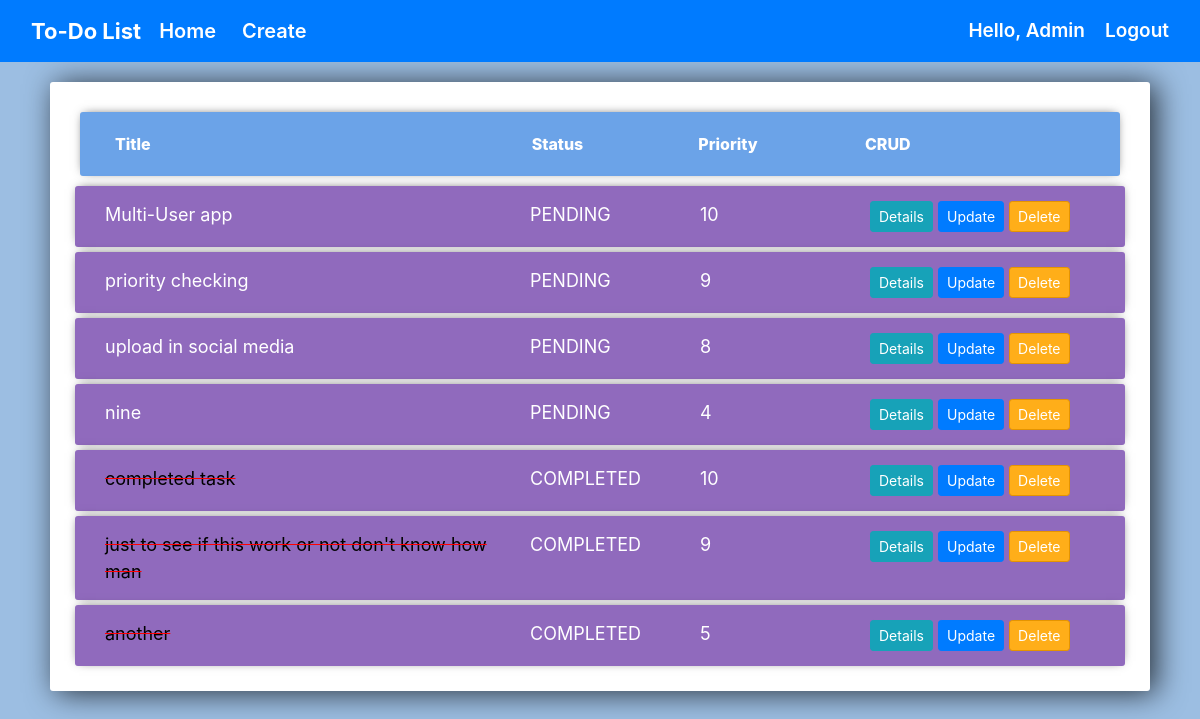
The page /todo/ (signed in) on the database its author committed.
### todo/models.py (models this page shows, shortened)
class TODO(models.Model):
    status_choices = [
    ('COMPLETED', 'COMPLETED'),
    ('PENDING', 'PENDING'),
    ]
    priority_choices = [
    (1,'1️'),
    (2, '2️'),
    (3, '3️'),
    (4, '4️'),
    (5, '5️'),
    (6, '6️'),
    (7, '7️'),
    (8, '8️'),
    (9, '9️'),
    (10, '10'),
    ]
    title = models.CharField(max_length=50)
    task = models.TextField(blank=False)
    status = models.CharField(max_length=20 , choices=status_choices)
    user  = models.ForeignKey(User  , on_delete= models.CASCADE, related_name='priority')
    date = models.DateTimeField(auto_now_add=True)
    priority = models.IntegerField(max_length=2 , choices=priority_choices)

### todo/views.py (the view)
# urls.py: 2. Add a URL to urlpatterns:  path('', views.home, name='home')
def home(request):
    if request.user.is_authenticated:
        user = request.user
        tasks = TODO.objects.filter(user = user).order_by('-status','-priority')
        myFilter = WorkFilter(request.GET, queryset = tasks)
        tasks = myFilter.qs
        context = {
            'tasks':tasks,
            'myFilter':myFilter
        }
        return render(request,'todo/list.html',context)

### todo/templates/todo/list.html (shortened to what this page needs)
{% extends 'todo/base.html' %}
{% load static %}
{% block body%}
	<link rel="stylesheet" href="https://stackpath.bootstrapcdn.com/bootstrap/4.3.1/css/bootstrap.min.css">
	<div class="center-column">
		<div class="item-nav">
			<div class="container">
				<div class="row">
					<div class="col-lg-5">
						<span>Title</span>
					</div>
					<div class="col-sm-2">
						<span >Status</span>
					</div>
					<div class="col-sm-2">
						<span >Priority</span>
					</div>
					<div class="col-md-3">
						<span>CRUD</span>
					</div>
				</div>
			</div>
		</div>
		<div class="todo-nav">
		{% for task in tasks %}
			<div class="item-row">
				<div class="container">
					<div class="row">
						<div class="col-lg-5">
							{% if task.status == 'COMPLETED' %}
								<strike style="color: red">
									<span style='color:black'>{{task.title}}</span>
								</strike>
							{%else%}
								<span>{{task.title}}</span>
							{% endif %}
						</div>
						<div class="col-sm-2">
							<span class="distance">{{task.status}}</span>
						</div>
						<div class="col-sm-2">
							<span class="distance">{{task.priority}}</span>
						</div>
						<div class="col-md-3">
							<a class="btn btn-sm btn-info change" href="{% url 'detailpage' task.pk %}">Details</a>
							<a class="btn btn-sm btn-primary " href="{% url 'updatepage' task.pk %}">Update</a>
							<a class="btn btn-sm btn-danger " href="{% url 'deletepage' task.pk %}">Delete</a>
						</div>
					</div>
				</div>
			</div>
		{% endfor %}
		</div>
	</div>
{% endblock %}

### todo/templates/todo/base.html (shortened to what this page needs)
{% load static %}
<!DOCTYPE html>
<html>
<head>
	<link href="https://cdn.jsdelivr.net/npm/bootstrap@5.0.0-beta3/dist/css/bootstrap.min.css" rel="stylesheet">
	<link rel="stylesheet" href="https://maxcdn.bootstrapcdn.com/bootstrap/4.0.0/css/bootstrap.min.css">
    <link rel="stylesheet" href="{% static 'css/style.css' %}">
</head>
<body>
    <nav class="navbar navbar-expand-lg navbar-dark bg-primary">
        <div class="container-fluid">
          <a class="heading" >To-Do List</a>
          <div class="collapse navbar-collapse" id="navbarText">
              <ul class="navbar-nav me-auto mb-2 mb-lg-0">
                  <li class="nav-item">
                  <a class="nav-link active " href="{% url 'home' %}">Home</a>
                  </li>
                  <li >
                  <a class="nav-link active" href="{% url 'create' %}">Create</a>
                  </li>
              </ul>
              <span style='text-transform:capitalize' class="hello_msg">Hello, {{request.user}}</span>
                <span class="user"><a class="hello_msg"  href="{% url 'logout' %}">Logout</a></span>
          </div>
      </div>
      </nav>
		{% block body %}
		{% endblock %}
</body>
</html>

### todo/static/css/style.css (style rules this page uses)
.heading { color: white ! important; font-size: 22px; font-weight: 700 ; }
.nav-link { color: black; margin-left: 10px; font-weight: 600; font-size: 20px; }
.hello_msg { color: white; font-size: 19px; font-weight: 600; }
.user { margin-left: 20px; }

### todo/templates/todo/list.html (style rules this page uses)
body { background-color: #9cbee2; }
.center-column { width:1100px; margin: 20px auto; padding:20px; background-color: #fff; border-radius: 3px; box-shadow: 6px 2px 30px 0px rgba(0,0,0,0.75); }
.item-row { background-color: #906abd; margin: 5px; padding: 15px; border-radius: 3px; color: #fff; font-size: 18px; box-shadow: 0px -1px 10px -4px rgba(0,0,0,0.75); }
.btn-danger { background-color: #ffae19; border-color: #e59400; }
.item-nav { margin: 10px; padding: 20px; border-radius: 3px; color: #fff; font-size: 16px; box-shadow: 0px -1px 10px -4px rgba(0,0,0,0.75); background-color: #6BA3E8; font-weight: 800; }

### rows shown on the page
TODO: title "Multi-User app", status "PENDING", priority "10"
TODO: title "priority checking", status "PENDING", priority "9"
TODO: title "upload in social media", status "PENDING", priority "8"
TODO: title "nine", status "PENDING", priority "4"
TODO: title "completed task", status "COMPLETED", priority "10"
TODO: title "just to see if this work or not don't know how man", status "COMPLETED", priority "9"
TODO: title "another", status "COMPLETED", priority "5"

### other values the page prints
{{ request.user }} "Admin"
